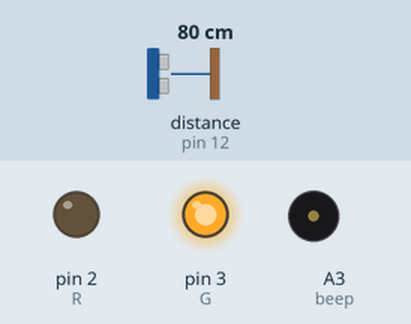
Recording of a sketch running on a simulated Arduino Uno, built with avr-gcc and run on an emulated ATmega328P. Parts: output pins drawn as LEDs (lit = HIGH), buzzer (waves = sounding, pin HIGH). Dashed ring = blinking. Inputs (shaded band) come from the test bench; at power-on: distance to the obstacle (sensor on pin 12) 80 cm. The echo pulse lasts 58.3 µs per cm; pins used as bus, display or sensor lines are not drawn.

Above: at 1.2 s.
1.3 s: distance to the obstacle (sensor on pin 12) set to 21 cm
2.8 s: distance to the obstacle (sensor on pin 12) set to 18 cm
At 2.97 s:
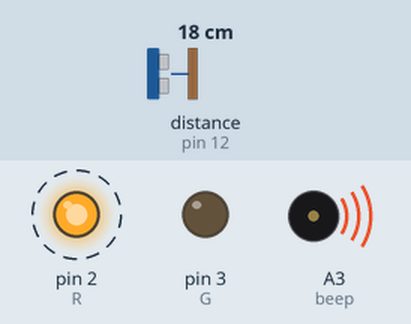
5.8 s: distance to the obstacle (sensor on pin 12) set to 35 cm
At 7.2 s:
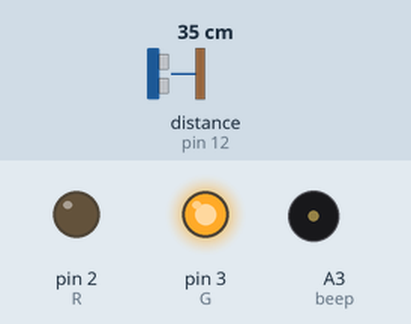
Timing chart, 0 to 8.8 s (numbered marks = the images above; inputs shaded):
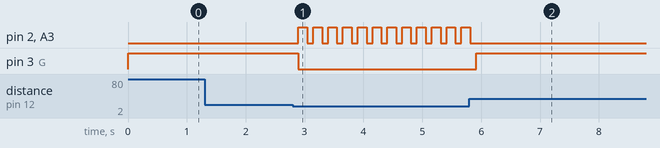

Measured:
- the behaviour switches between 20 and 19 cm on distance to the obstacle (sensor on pin 12) (found by bisection; images 0 and 1)
- after the input at 2.8 s, pin 2 (R), A3 (beep): alternates HIGH for 0.15 s and LOW for 0.10 s, starting after 0.10 s; pin 3 (G): HIGH → LOW after 0.10 s
- after the input at 5.8 s, pin 2 (R), A3 (beep): goes on until 5.8 s, then stays LOW; pin 3 (G): LOW → HIGH after 0.12 s

The sketch:

1.ino
```cpp
int TrgPin = 11;
int EcoPin = 12;
int beep = A3;
int R = 2;
int G = 3;
float dist;

void setup()
{
	Serial.begin(9600);
	pinMode(TrgPin, OUTPUT);
	pinMode(EcoPin, INPUT);
	pinMode(R, OUTPUT);
	pinMode(G, OUTPUT);
	pinMode(beep, OUTPUT);
}

void loop()
{
	digitalWrite(TrgPin, LOW);
	delayMicroseconds(8);
	digitalWrite(TrgPin, HIGH);
	delayMicroseconds(10);
	digitalWrite(TrgPin, LOW);
	dist = pulseIn(EcoPin, HIGH) / 58.0;
	digitalWrite(G, LOW);

	if (dist <= 20)
	{
		digitalWrite(beep, HIGH);
		digitalWrite(R, HIGH);
		delay(150);
		digitalWrite(beep, LOW);
		digitalWrite(R, LOW);
		delay(100);
	}
	else
	{
		digitalWrite(G, HIGH);
		delay(100);
	}
}
```
